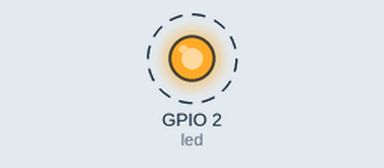
Recording of a program running on a simulated ESP32 board running MicroPython. Parts: output pins drawn as LEDs (lit = HIGH). Dashed ring = blinking. Threads take turns every 2 ms; what the program prints to the serial console is not drawn.

Above: at 0.2 s.
Timing chart, 0 to 3.0 s (numbered marks = the images above):
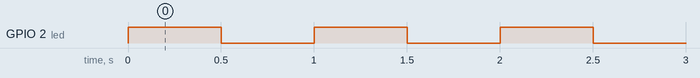

Measured:
- by itself, GPIO 2 (led): alternates HIGH for 0.50 s and LOW for 0.50 s

The program:

usandoHilos.py
```python
import _thread
import time
from machine import Pin

led = Pin(2, Pin.OUT)
tiempo=0.5
def ActivarLed():
  while True:
    led.on()
    time.sleep(tiempo)
    led.off()
    time.sleep(tiempo)

_thread.start_new_thread(ActivarLed, ())

def mensajes():
    while True:
        print("Hola Mundo!!!")
        time.sleep(2)

_thread.start_new_thread(mensajes, ())

def mensajesNuevos():
    while True:
        print("Tienes un Nuevo Mensaje")
        time.sleep(4)

_thread.start_new_thread(mensajesNuevos, ())
```
